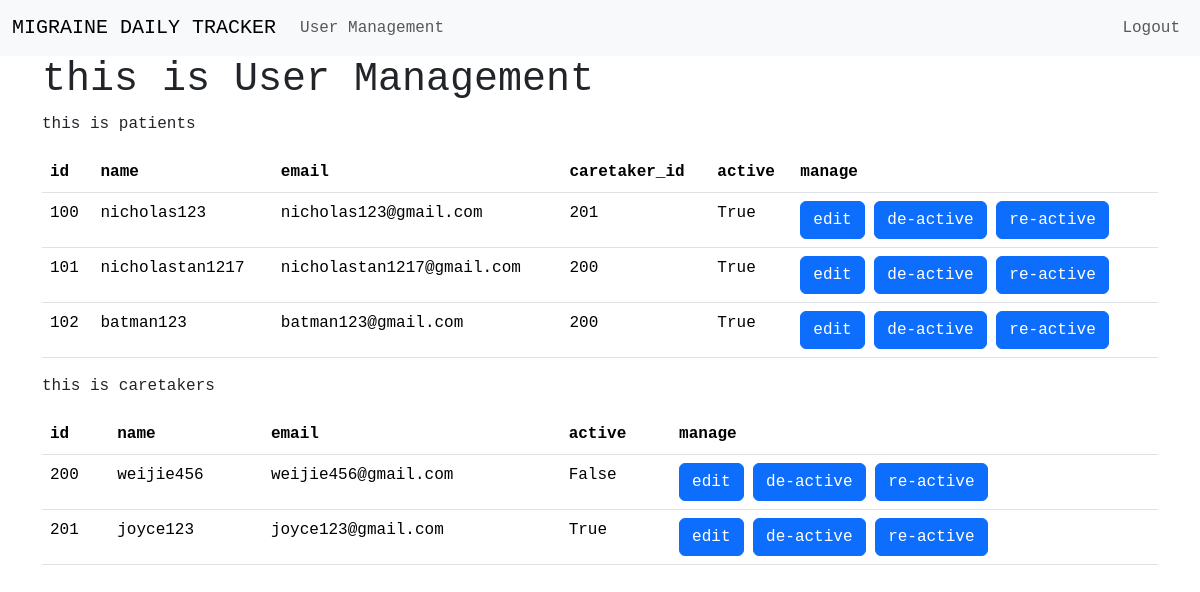
Before: /admin_home (signed in) with the older database file.
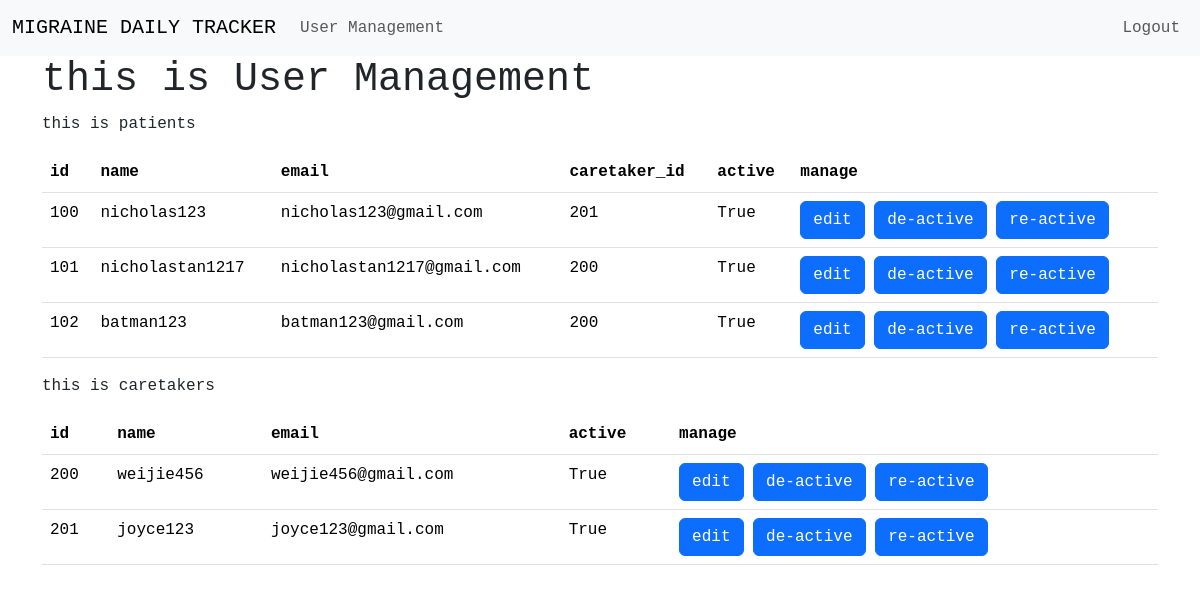
After: the same page with the newer database file.
### website/models.py (models this page shows)
class User(db.Model, UserMixin):
    id = db.Column(db.Integer, primary_key=True, autoincrement=True)
    email = db.Column(db.String(150), unique=True)
    password = db.Column(db.String(150))
    name = db.Column(db.String(150))
    isActive = db.Column(db.Boolean, default=True)
    caretaker_id = db.Column(db.Integer, db.ForeignKey("caretaker.id"))
    caretaker = db.relationship("Caretaker", back_populates="user")

class Caretaker(db.Model, UserMixin):
    id = db.Column(db.Integer, primary_key=True, autoincrement=True)
    email = db.Column(db.String(150), unique=True)
    password = db.Column(db.String(150))
    name = db.Column(db.String(150))
    isActive = db.Column(db.Boolean, default=True)
    user = db.relationship("User", back_populates="caretaker")

### website/views.py (the view)
@views.route("/admin_home")
@login_required
def admin_home():
    users = User.query.with_entities(User.id, User.name, User.email, User.caretaker_id, User.isActive).all()
    caretakers = Caretaker.query.with_entities(Caretaker.id, Caretaker.name, Caretaker.email, Caretaker.isActive).all()
    for i in users:
        print(f"User ID: {i.id}, Name: {i.name}, Email: {i.email}, Care: {i.caretaker_id}, isActive: {i.isActive}")
    for x in caretakers:
        print(f"Care ID: {x.id}, Name: {x.name}, Email: {x.email}, isActive: {x.isActive}")
    return render_template("admin_home.html", users=users, caretakers=caretakers)

### website/__init__.py (called while the page is built)
def create_app():
    app = Flask(__name__)
    app.config["SECRET_KEY"] = "heisenberg"
    app.config["SQLALCHEMY_DATABASE_URI"] = f"sqlite:///{DB_NAME}"
    db.init_app(app)
    from .views import views
    from .auth import auth
    app.register_blueprint(views, url_prefix="/")
    app.register_blueprint(auth, url_prefix="/")
    from .models import User, Caretaker, Admin
    create_database(app)
    login_manager = LoginManager()
    login_manager.login_view = "auth.login"
    login_manager.login_message = "User needs to be logged in to view this page"
    login_manager.login_message_category = "error"
    login_manager.init_app(app)
    @login_manager.user_loader
    def load_user(email):
        u = User.query.get(email)
        c = Caretaker.query.get(email)
        a = Admin.query.get(email)
        return u or c or a
    return app

### website/templates/admin_home.html (shortened to what this page needs)
{% extends 'admin_base.html' %}
{% block body %}
    <h1>this is User Management</h1>
    <p>this is patients</p>
    <table class="table">
        <thead class="thead-dark">
            <tr>
                <th scope="col">id</th>
                <th scope="col">name</th>
                <th scope="col">email</th>
                <th scope="col">caretaker_id</th>
                <th scope="col">active</th>
                <th scope="col">manage</th>
            </tr>
        </thead>
        <tbody>
            {% for i in users %}
                <tr>
                    <td>{{ i[0] }}</td>
                    <td>{{ i[1] }}</td>
                    <td>{{ i[2] }}</td>
                    <td>{{ i[3] }}</td>
                    <td>{{ i[4] }}</td>
                    <td>
                        <a class="btn btn-primary" href="{{ url_for('views.edit_user', user_id=i[0]) }}">edit</a>
                        <a class="btn btn-primary" href="{{ url_for('views.de_active', user_id=i[0]) }}">de-active</a>
                        <a class="btn btn-primary" href="{{ url_for('views.re_active', user_id=i[0]) }}">re-active</a>
                    </td>
                </tr>
            {% endfor %}
        </tbody>
    </table>
    <p>this is caretakers</p>
    <table class="table">
        <thead class="thead-dark">
            <tr>
                <th scope="col">id</th>
                <th scope="col">name</th>
                <th scope="col">email</th>
                <th scope="col">active</th>
                <th scope="col">manage</th>
            </tr>
        </thead>
        <tbody>
            {% for x in caretakers %}
                <tr>
                    <td>{{ x[0] }}</td>
                    <td>{{ x[1] }}</td>
                    <td>{{ x[2] }}</td>
                    <td>{{ x[3] }}</td>
                    <td>
                        <a class="btn btn-primary" href="{{ url_for('views.edit_care', care_id=x[0]) }}">edit</a>
                        <a class="btn btn-primary" href="{{ url_for('views.de_active_care', care_id=x[0]) }}">de-active</a>
                        <a class="btn btn-primary" href="{{ url_for('views.re_active_care', care_id=x[0]) }}">re-active</a>
                    </td>
                </tr>
            {% endfor %}
        </tbody>
    </table>
{% endblock  %}

### website/templates/admin_base.html (shortened to what this page needs)
<!DOCTYPE html>
<html lang="en">
<head>
    <link rel="stylesheet" href="../static/css/main.css">
</head>
<body>
    <nav class="navbar navbar-expand-lg navbar-light bg-light d-flex justify-content-between align-items-center">
        <div class="collapse navbar-collapse container-fluid" id="navbarText">
            <ul class="navbar-nav mr-auto">
                <a class="navbar-brand">MIGRAINE DAILY TRACKER</a>
                <li class="nav-item">
                    <a class="nav-link {% block homeActive %}{% endblock %}" href="/admin_home">User Management</a>
                </li>
            </ul>
            <ul class="navbar-nav mr-auto d-flex">
                <li class="nav-item">
                    <a class="nav-link {% block profileActive %}{% endblock %}" href="/logout">Logout</a>
                </li>
            </ul>
        </div>
    </nav>
    <div class="container">
        {% block body %}{% endblock  %}
    </div>
</body>
</html>

Changed rows visible on the page:
changed Caretaker "weijie456": isActive "False" → "True"
